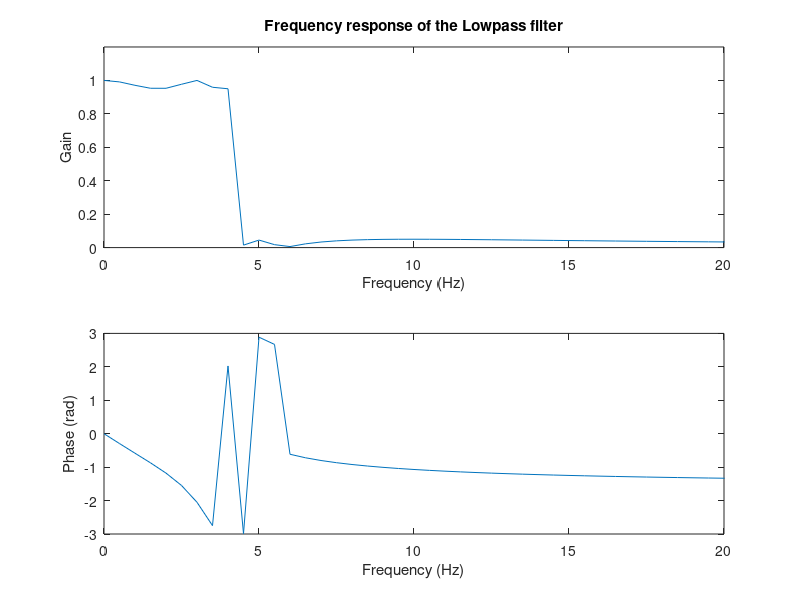

Recreate this plot in MATLAB. (Note: this script raises an error after producing the figure.)
clc
clear all
close all

%% LOAD DATA 
% SIGNLAS: F4C4, DELTA2, DELTA2_PV, BFV2.
load data/dataset09.mat

% BFV2 - blood flow rate (cm/sec) measured with ecodoppler at the right 
% cerebral artery with sampling frequency Fs BFV = 0.5 Hz.

% F4C4 - EEG (mV) measured from a frontal derivation located on the right 
% side of the scalp with sampling frequency Fs EEG = 512 Hz.

%%  PART 1
% Extract the delta component (DELTA2: 0-4 Hz) from the F4C4 signal using an
% elliptical low pass filter, with maximum deviation in the pass and stop 
% bands from the ideal values of 0.05 dB and a transition band of 0.5 Hz. 
% Implement the filter to eliminate phase distortion.

% Filter parameters
Rp_db = -20*log10(0.95); % passband ripple
Rs_db = -20*log10(0.05); % stopband ripple
Wp = 4/(Fs_EEG/2); % passband edge frequency      
Ws = 4.5/(Fs_EEG/2); % stopband edge frequency

[order, Wn] = ellipord(Wp, Ws, Rp_db, Rs_db);

% Filter coefficients
[b,a] = ellip(order, Rp_db, Rs_db, Wn);

% Extracting DELTA2 component
DELTA2 = filtfilt(b, a, F4C4);

%% PART 2
% Report the difference equation of the filter, plot on a 
% frequency scale Gain and Phase of its frequency response.

[H,F] = freqz(b, a, 512, Fs_EEG);

figure
subplot(211)
plot(F,abs(H))
title(['Frequency response of the Lowpass filter'])
ylabel('Gain')
xlabel('Frequency (Hz)')
xlim([0 20])
ylim([0 1.2])
subplot(212)
plot(F, angle(H))
ylabel('Phase (rad)')
xlabel('Frequency (Hz)')
xlim([0 20])

% Round the coefficients
b = roundn(b, -4);  
a = roundn(a, -4); 
disp(['Difference equation of the ' num2str(order) 'th order filter ' ])
disp('')
disp(['y(n) = ' num2str(-a(2)) '*y(n-1)' num2str(-a(3)) '*y(n-2) + ' num2str(-a(4)) '*y(n-3)' ...
    num2str(-a(5)) '*y(n-4) + ' num2str(-a(6)) '*y(n-5) + ' num2str(b(1)) '*x(n)' num2str(b(2)) '*x(n-1) + ' ...
     num2str(b(3)) '*x(n-2) + ' num2str(b(4)) '*x(n-3)' num2str(b(5)) '*x(n-4) + ' num2str(b(6)) '*x(n-5)'])

%% PART 3
% Plot on two graphs 5 seconds of signal F4C4 and 5 seconds of signal DELTA2
% indicating on the graphs with dotted lines the mean ± SD.

t = 0:1/Fs_EEG:5-1/Fs_EEG;
% Mean and std in 5 sec interval
mean_F4C4 = mean(F4C4(1:length(t)));
SD_F4C4 = std(F4C4(1:length(t)));

mean_DELTA2 = mean(DELTA2(1:length(t)));
SD_DELTA2 = std(DELTA2(1:length(t)));

% 5 sec plot with mean  and +- std
figure
subplot(211)
plot(t, F4C4(1:length(t)), t, mean_F4C4*ones(1,length(t)), '--r', t, ...
    (mean_F4C4+SD_F4C4)*ones(1,length(t)), '--r', t, ...
    (mean_F4C4-SD_F4C4)*ones(1,length(t)), '--r')
title('Signal F4C4')
ylabel('mV')
xlabel('time (s)')
ylim([-15 25])

subplot(212)
plot(t, DELTA2(1:length(t)), t, mean_DELTA2*ones(1,length(t)), '--r',t, ...
    (mean_DELTA2+SD_DELTA2)*ones(1,length(t)), '--r', t, ...
    (mean_DELTA2-SD_DELTA2)*ones(1,length(t)),'--r')
title('Signal DELTA2')
xlabel('time (s)')
ylabel('mV')
ylim([-8 5])

%% PART 4
% Segment the DELTA2 signal in 2sec intervals.

% Create a matrix with 1024 columns (512x2 -> no. samples in 2 sec)
n_col = Fs_EEG*2; % 1024 = length of the segments
n_row = length(DELTA2)/n_col; % 150 = no. segments

matr_segm = zeros(n_row, n_col);
k = 1;
for i = 1:n_row
    matr_segm(i,:) = DELTA2(k:k+n_col-1); % n_col-1023
    k = k+n_col; % n_col = 1024
end

%% PART 5 
% For each interval of 2 seconds, evaluate the spectrum using the periodogram
% method and integrate (numerically) the spectrum to evaluate the total 
% power associated with the delta band.

spectrum_segm = zeros(n_row,n_col); % matrix that contains the spectrums of the segments

% Periodogram on each segment (row)
for i = 1:n_row
    P_period = (1/n_col)*abs(fft(matr_segm(i,:)-mean(matr_segm(i,:)),n_col)).^2;
    spectrum_segm(i,:) = P_period;
end

% Take half of the samples
spectrum_segm = spectrum_segm(:,1:n_col/2);

% Frequency for plotting, take half of the samples
freq = 0:Fs_EEG/n_col:Fs_EEG-Fs_EEG/n_col;
freq = freq(1:n_col/2);

% Numerical integration performed in part 6

%% PART 6
% Construct the DELTA2 PV (Power Variability) signal which reports, at 2-second intervals (hence
% with a sampling frequency of 0.5 Hz), the total power associated with the delta band.

% Define the samplig rate for trapz
s_rate = Fs_EEG/1024;

DELTA2_PV = zeros(1, n_row);
for i = 1:n_row
    DELTA2_PV(i) = s_rate*trapz(spectrum_segm(i, 1:9)); %Integrate each segment with "trapz" and join them
end
Fs_D2PV = 0.5; %sampling frequency of DELTA2_PV


t_d2pv = 2:2:150*2; 
figure
plot(t_d2pv, DELTA2_PV, '-')
title('DELTA2 PV')
ylabel('mV^2')
xlabel('time (sec)')

%% PART 7
% Evaluate the spectrum of the DELTA2 PV signal with the direct FT method (Periodogram).

L = length(DELTA2_PV);
spectrum_D2PV = (1/L)*abs(fft(DELTA2_PV-mean(DELTA2_PV), L)).^2; % subtract the mean before computing fft

spectrum_D2PV = spectrum_D2PV(:, 1:L/2);
f_D2PV = 0:Fs_D2PV/L:Fs_D2PV-Fs_D2PV/L;
f_D2PV = f_D2PV(1:L/2);

figure
plot(f_D2PV, spectrum_D2PV)
title('Spectrum of DELTA2 PV (Periodogram) ')
ylabel('mV^2/Hz')
xlabel('Frequency (Hz)')

%% PART 8
% Identify the optimal order AR model on the DELTA2 PV signal 
% (search for the order in the range1-20)

orders = 1:20;
no = length(orders);
FPE = zeros(no, 1);
AIC = zeros(no, 1);
Jmin = zeros(no, 1);

% Calculate for each model order: MSE, Akaike's Final Prediction Error,
% Akaike Information Criterion
for ord = 1:no
    th = ar(DELTA2_PV-mean(DELTA2_PV), ord, 'yw');
    Jmin(ord) = th.noisevariance;
    FPE(ord) = fpe(th); 
    AIC(ord) = aic(th); 
end

figure
plot(orders, Jmin, 'b-o')
legend('MSE')
ylabel('MSE')
xlabel('Order')

figure
plot(orders, AIC, 'r-^')
legend('AIC')
ylabel('AIC')
xlabel('Order')

figure
plot(orders, FPE, 'g-*')
legend('FPE')
ylabel('FPE')
xlabel('Order')

ord_aic = find(AIC==min(AIC));
ord_fpe = find(FPE==min(FPE));

% Evaluation of Jmin ratio for subsequent orders
epsilon = 0.001;
p = 0;
ratio = 0;
while((ratio<=(1-epsilon))&(p<no))
    p = p+1;
    ratio(p) = Jmin(p+1)/Jmin(p);
end
ord_j = p;

disp(['Optimal order by AIC: ' num2str(ord_aic)])
disp(['Optimal order by FPE: ' num2str(ord_fpe)])
disp(['Optimal order by J: ' num2str(ord_j)])

% ANDERSON TEST
ord_test = 1;
s = DELTA2_PV-mean(DELTA2_PV); %subtract the mean from DELTA2_PV
test = ar(s, ord_test, 'yw');
err = filter(test.a, 1, s);
% err=err-mean(err);

% calculate ro(k)=R(k)/R(0)
l_err = length(err);
k_max = 50;
ro = zeros(k_max+1 ,1);
for k = 0:k_max
    temp = 0;
    for n = 0:(l_err-k-1)
        temp = temp+err(n+1)*err(n+1+k);
    end
    ro(k+1) = temp;
end
ro = ro/ro(1);
ro(1) = []; % ro(1)=1, we are interested in the other values
std_err = sqrt(1/l_err);
alpha = 0.05; % set the threshold
bb = norminv([alpha/2 1-alpha/2], 0, std_err);
beta = bb(2);
exceed = length(find(abs(ro)>beta)); % Search for values that exceed the threshold
disp(['Values that exceed the threshold are ', num2str(exceed/length(ro)*100),'%']);

% PLOT
figure
box on, hold on
plot(ro,'o--')
plot([0 length(ro)], [0 0],'r--')
plot([0 length(ro)], [bb(1) bb(1)], 'k--')
plot([0 length(ro)], [bb(2) bb(2)], 'k--')
ylim([-0.2 0.2])
title('Estimation of \rho coefficients for the Anderson test')
xlabel('k'), ylabel('Normalized values')

%% PART 9
% Difference equation of the optimal order AR model.

disp(['Difference equation of the AR model of order ' num2str(ord_test)])
disp(['y(n)= ' num2str(roundn(test.a(2),-4)) '*y(n-1) + x(n)'])

%% PART 10
% Use the optimal order AR model to estimate the spectrum of DELTA2 PV signal.

model = ar(s, 1, 'yw');
[H,f] = freqz(1, model.a, L, Fs_D2PV);
PSD = ((abs(H)).^2)*model.noisevariance;
figure
plot(f, PSD)
title('Power Spectral Density with AR model');
ylabel('mV^2/Hz')
xlabel('Frequency (Hz)')

%% PART 11
% Evaluate the Coherence function between DELTA2 PV and BFV2 signals.

% [Coer, F1] = mscohere(DELTA2_PV, BFV2, L/15 ,L/30 , L, Fs_BFV); % Trying
% several windows
% [Coer, F1] = mscohere(DELTA2_PV, BFV2, L/3, 0.5*(L/3), L, Fs_BFV);
[Coer, F1] = mscohere(DELTA2_PV, BFV2, L/5, 0.5*(L/5), L, Fs_BFV);
figure
plot(F1, Coer)
title('Coherence function between DELTA2 PV and BFV2')
xlabel('Frequency (Hz)')

%% PART 12
% Spectrum of DELTA2 PV, Periodogram vs AR model

figure
plot(f_D2PV, spectrum_D2PV, f, PSD, 'r')
legend('Periodogram','AR')
title('Spectrum of DELTA2 PV: Periodogram vs AR')
ylabel('mV^2/Hz')
xlabel('Frequency (Hz)')














